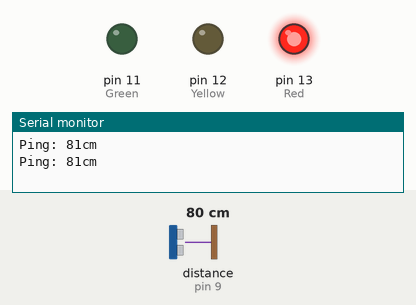
Simulated run of this sketch. Board: Arduino Uno, built with avr-gcc and run on an emulated ATmega328P. Parts: output pins drawn as LEDs (lit = HIGH), the last lines printed to the serial monitor. Inputs (shaded band) come from the test bench; at power-on: distance to the obstacle (sensor on pin 9) 80 cm. The echo pulse lasts 58.3 µs per cm.

Above: at 2.8 s.
2.9 s: distance to the obstacle (sensor on pin 9) set to 92 cm
At 3.4 s:
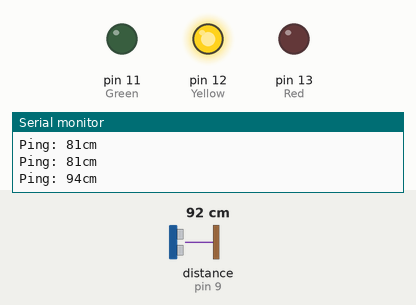
4.5 s: distance to the obstacle (sensor on pin 9) set to 103 cm
At 5.4 s:
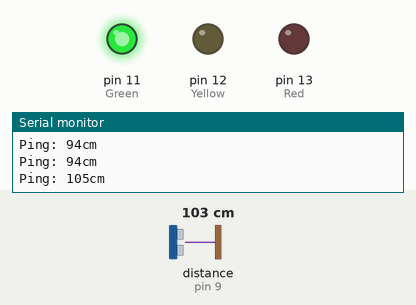
6.5 s: distance to the obstacle (sensor on pin 9) set to 2 cm
At 8.2 s:
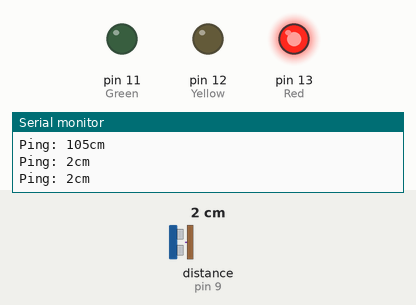
8.5 s: distance to the obstacle (sensor on pin 9) set to 120 cm
At 10.3 s:
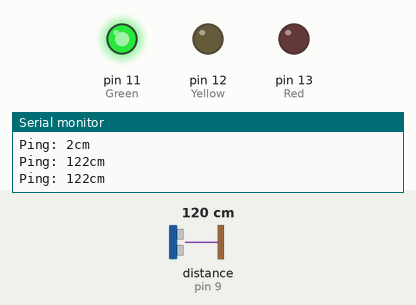
Timing chart, 0 to 11.5 s (numbered marks = the images above; inputs shaded):
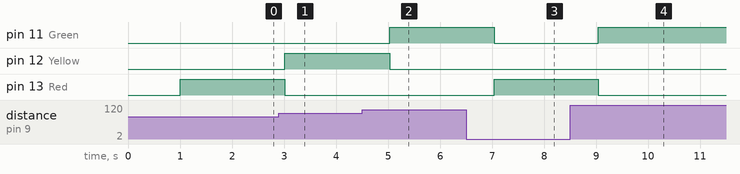

The sketch:

Stop_Light_V3_ft_Relay.ino
```cpp
#include <NewPing.h>
#include <Average.h>

#define TRIGGER_PIN  8  // Arduino pin tied to trigger pin on the ultrasonic sensor.
#define ECHO_PIN     9  // Arduino pin tied to echo pin on the ultrasonic sensor.
#define MAX_DISTANCE 400 // Maximum distance we want to ping for (in centimeters). Maximum sensor distance is rated at 400-500cm.

NewPing sonar(TRIGGER_PIN, ECHO_PIN, MAX_DISTANCE); // NewPing setup of pins and maximum distance.

void setup() {
  Serial.begin(9600); // Open serial monitor at 115200 baud to see ping results.
  pinMode (11, OUTPUT); // Green
  pinMode (12, OUTPUT); // Yellow
  pinMode (13, OUTPUT); // Red
}

void loop() {
  delay(1000);  // Wait 500ms between pings (about 2 pings/sec). 29ms should be the shortest delay between pings.
  unsigned int uS = sonar.ping(); // Send ping, get ping time in microseconds (uS).
  Serial.print("Ping: ");
  Serial.print(uS / US_ROUNDTRIP_CM); // Convert ping time to distance and print result (0 = outside set distance range, no ping echo)
  Serial.println("cm");

  if ( uS / US_ROUNDTRIP_CM >= 101 || uS / US_ROUNDTRIP_CM == 0) { //green
    digitalWrite (11, HIGH);
    digitalWrite (12, LOW);
    digitalWrite (13, LOW);
  }

  if (uS / US_ROUNDTRIP_CM <= 100  && uS / US_ROUNDTRIP_CM >= 89) { //yellow
    digitalWrite (11, LOW);
    digitalWrite (12, HIGH);
    digitalWrite (13, LOW);
  }

  if (uS / US_ROUNDTRIP_CM <= 88 && uS / US_ROUNDTRIP_CM >= 1) { //red
    digitalWrite (11, LOW);
    digitalWrite (12, LOW);
    digitalWrite (13, HIGH);
  }
  if (uS / US_ROUNDTRIP_CM >= 200) {
    digitalWrite (11, LOW);
    digitalWrite (12, LOW);
    digitalWrite (13, LOW);
  }

}
```

Measured:
- the behaviour switches between 87 and 88 cm on distance to the obstacle (sensor on pin 9) (found by bisection; images 0 and 1)
- the behaviour switches between 98 and 99 cm on distance to the obstacle (sensor on pin 9) (found by bisection; images 1 and 2)
- after the input at 2.9 s, pin 12 (Yellow): LOW → HIGH after 0.12 s; pin 13 (Red): HIGH → LOW after 0.12 s
- after the input at 4.5 s, pin 11 (Green): LOW → HIGH after 0.53 s; pin 12 (Yellow): HIGH → LOW after 0.53 s
- after the input at 6.5 s, pin 11 (Green): HIGH → LOW after 0.54 s; pin 13 (Red): LOW → HIGH after 0.54 s
- after the input at 8.5 s, pin 11 (Green): LOW → HIGH after 0.55 s; pin 13 (Red): HIGH → LOW after 0.55 s
